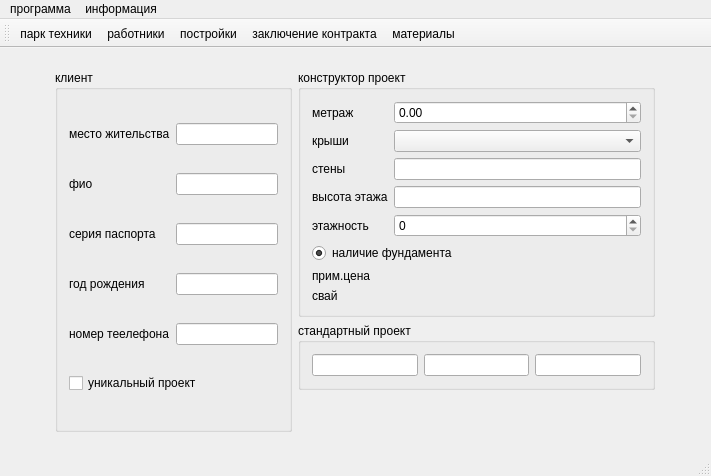
<?xml version="1.0" encoding="UTF-8"?>
<ui version="4.0">
 <class>MainWindow</class>
 <widget class="QMainWindow" name="MainWindow">
  <property name="geometry">
   <rect>
    <x>0</x>
    <y>0</y>
    <width>711</width>
    <height>476</height>
   </rect>
  </property>
  <property name="windowTitle">
   <string>Строительная Компания &quot;FastoBild&quot;</string>
  </property>
  <widget class="QWidget" name="centralWidget">
   <layout class="QGridLayout" name="gridLayout_4">
    <item row="0" column="0">
     <widget class="QStackedWidget" name="stackedWidget">
      <property name="lineWidth">
       <number>1</number>
      </property>
      <property name="currentIndex">
       <number>4</number>
      </property>
      <widget class="QWidget" name="page">
       <widget class="QLabel" name="label_6">
        <property name="geometry">
         <rect>
          <x>120</x>
          <y>60</y>
          <width>46</width>
          <height>16</height>
         </rect>
        </property>
        <property name="text">
         <string>NULL</string>
        </property>
       </widget>
      </widget>
      <widget class="QWidget" name="page_2">
       <layout class="QGridLayout" name="gridLayout">
        <item row="0" column="0" colspan="3">
         <layout class="QHBoxLayout" name="horizontalLayout">
          <item>
           <widget class="QTableWidget" name="tableWidget_technics">
            <property name="sortingEnabled">
             <bool>true</bool>
            </property>
            <attribute name="horizontalHeaderShowSortIndicator" stdset="0">
             <bool>true</bool>
            </attribute>
           </widget>
          </item>
          <item>
           <widget class="QGroupBox" name="GroopBox_techicaDETAI_INFO_3">
            <property name="title">
             <string>подробная информация</string>
            </property>
            <layout class="QGridLayout" name="gridLayout_2">
             <item row="0" column="0">
              <layout class="QGridLayout" name="gridLayout_24">
               <item row="0" column="0">
                <widget class="QLabel" name="label_30">
                 <property name="text">
                  <string>название</string>
                 </property>
                </widget>
               </item>
               <item row="0" column="1" colspan="4">
                <widget class="QLineEdit" name="lineEdit_technics_name_write"/>
               </item>
               <item row="1" column="0" colspan="4">
                <widget class="QLabel" name="label_31">
                 <property name="text">
                  <string>техническое состояние</string>
                 </property>
                </widget>
               </item>
               <item row="1" column="4">
                <widget class="QProgressBar" name="progressBar_technic_sost_print">
                 <property name="value">
                  <number>24</number>
                 </property>
                </widget>
               </item>
               <item row="2" column="0" colspan="2">
                <widget class="QLabel" name="label_32">
                 <property name="text">
                  <string>номер авто</string>
                 </property>
                </widget>
               </item>
               <item row="2" column="3" colspan="2">
                <widget class="QLineEdit" name="lineEdit_technic_namber_write"/>
               </item>
               <item row="3" column="3" colspan="2">
                <widget class="QLineEdit" name="lineEdit_technic_gruzop_write"/>
               </item>
               <item row="4" column="0" colspan="2">
                <widget class="QLabel" name="label_34">
                 <property name="text">
                  <string>дата покупки</string>
                 </property>
                </widget>
               </item>
               <item row="4" column="2" colspan="3">
                <widget class="QLineEdit" name="lineEdit_technic_was_buyed"/>
               </item>
               <item row="5" column="0" colspan="2">
                <widget class="QLabel" name="label_35">
                 <property name="text">
                  <string>год выпуска</string>
                 </property>
                </widget>
               </item>
               <item row="5" column="2" colspan="3">
                <widget class="QLineEdit" name="lineEdit_technic_was_builded"/>
               </item>
               <item row="6" column="0" colspan="4">
                <widget class="QLabel" name="label_36">
                 <property name="text">
                  <string>пройденное расстояние</string>
                 </property>
                </widget>
               </item>
               <item row="6" column="4">
                <widget class="QLineEdit" name="lineEdit_technics_distance_write"/>
               </item>
               <item row="3" column="0" colspan="3">
                <widget class="QLabel" name="label_33">
                 <property name="text">
                  <string>грузоподъемность</string>
                 </property>
                </widget>
               </item>
              </layout>
             </item>
            </layout>
            <zorder></zorder>
           </widget>
          </item>
         </layout>
        </item>
        <item row="1" column="0">
         <widget class="QPushButton" name="Butt_Buy_car">
          <property name="text">
           <string>buy</string>
          </property>
         </widget>
        </item>
        <item row="1" column="1">
         <widget class="QToolButton" name="toolBtt_sell_technics">
          <property name="toolTip">
           <string>продать</string>
          </property>
          <property name="text">
           <string/>
          </property>
          <property name="icon">
           <iconset resource="resurs.qrc">
            <normaloff>:/pictures/res/dollar.jpg</normaloff>:/pictures/res/dollar.jpg</iconset>
          </property>
          <property name="iconSize">
           <size>
            <width>50</width>
            <height>50</height>
           </size>
          </property>
         </widget>
        </item>
        <item row="1" column="2">
         <spacer name="horizontalSpacer">
          <property name="orientation">
           <enum>Qt::Horizontal</enum>
          </property>
          <property name="sizeHint" stdset="0">
           <size>
            <width>476</width>
            <height>20</height>
           </size>
          </property>
         </spacer>
        </item>
       </layout>
      </widget>
      <widget class="QWidget" name="page_3">
       <layout class="QGridLayout" name="gridLayout_8">
        <item row="0" column="0">
         <widget class="QGroupBox" name="groupBox_3">
          <property name="title">
           <string>сотрудник</string>
          </property>
          <layout class="QGridLayout" name="gridLayout_9">
           <item row="4" column="1">
            <layout class="QGridLayout" name="gridLayout_17">
             <item row="0" column="1">
              <layout class="QVBoxLayout" name="verticalLayout_4">
               <item>
                <widget class="QPushButton" name="pusB_Sotrudnic_del">
                 <property name="text">
                  <string>уволить</string>
                 </property>
                </widget>
               </item>
               <item>
                <spacer name="verticalSpacer_2">
                 <property name="orientation">
                  <enum>Qt::Vertical</enum>
                 </property>
                 <property name="sizeHint" stdset="0">
                  <size>
                   <width>20</width>
                   <height>40</height>
                  </size>
                 </property>
                </spacer>
               </item>
               <item>
                <widget class="QPushButton" name="pushButton_add_ne_worker">
                 <property name="text">
                  <string>нанять</string>
                 </property>
                </widget>
               </item>
              </layout>
             </item>
             <item row="0" column="0">
              <widget class="QTableWidget" name="tableWidget_worker">
               <property name="sortingEnabled">
                <bool>true</bool>
               </property>
               <attribute name="horizontalHeaderMinimumSectionSize">
                <number>50</number>
               </attribute>
               <attribute name="horizontalHeaderShowSortIndicator" stdset="0">
                <bool>true</bool>
               </attribute>
              </widget>
             </item>
            </layout>
           </item>
          </layout>
         </widget>
        </item>
       </layout>
      </widget>
      <widget class="QWidget" name="page_5">
       <layout class="QGridLayout" name="gridLayout_10">
        <item row="0" column="0">
         <widget class="QGroupBox" name="groupBox_4">
          <property name="title">
           <string>поиск по проектам домов</string>
          </property>
          <layout class="QGridLayout" name="gridLayout_20">
           <item row="1" column="0">
            <layout class="QGridLayout" name="gridLayout_13">
             <item row="0" column="0">
              <layout class="QHBoxLayout" name="horizontalLayout_3">
               <item>
                <spacer name="horizontalSpacer_6">
                 <property name="orientation">
                  <enum>Qt::Horizontal</enum>
                 </property>
                 <property name="sizeType">
                  <enum>QSizePolicy::Minimum</enum>
                 </property>
                 <property name="sizeHint" stdset="0">
                  <size>
                   <width>40</width>
                   <height>20</height>
                  </size>
                 </property>
                </spacer>
               </item>
               <item>
                <widget class="QCheckBox" name="CB_House_poisk">
                 <property name="text">
                  <string>поиск</string>
                 </property>
                </widget>
               </item>
               <item>
                <widget class="QPushButton" name="pushButton_add_last_house">
                 <property name="text">
                  <string>сохранить элемент элемент</string>
                 </property>
                </widget>
               </item>
               <item>
                <spacer name="horizontalSpacer_5">
                 <property name="orientation">
                  <enum>Qt::Horizontal</enum>
                 </property>
                 <property name="sizeType">
                  <enum>QSizePolicy::Minimum</enum>
                 </property>
                 <property name="sizeHint" stdset="0">
                  <size>
                   <width>30</width>
                   <height>20</height>
                  </size>
                 </property>
                </spacer>
               </item>
              </layout>
             </item>
            </layout>
           </item>
           <item row="0" column="0">
            <widget class="QTableWidget" name="tableWidget_house_poisk">
             <property name="maximumSize">
              <size>
               <width>16777215</width>
               <height>50</height>
              </size>
             </property>
            </widget>
           </item>
           <item row="2" column="0">
            <widget class="QTableWidget" name="tableWidget_house">
             <property name="sortingEnabled">
              <bool>true</bool>
             </property>
             <attribute name="horizontalHeaderShowSortIndicator" stdset="0">
              <bool>true</bool>
             </attribute>
            </widget>
           </item>
          </layout>
         </widget>
        </item>
       </layout>
      </widget>
      <widget class="QWidget" name="page_4">
       <layout class="QGridLayout" name="gridLayout_18">
        <item row="0" column="0">
         <layout class="QGridLayout" name="gridLayout_15">
          <item row="0" column="0">
           <spacer name="horizontalSpacer_2">
            <property name="orientation">
             <enum>Qt::Horizontal</enum>
            </property>
            <property name="sizeHint" stdset="0">
             <size>
              <width>40</width>
              <height>20</height>
             </size>
            </property>
           </spacer>
          </item>
          <item row="0" column="1">
           <layout class="QGridLayout" name="gridLayout_14">
            <item row="0" column="0">
             <widget class="QGroupBox" name="groupBox_5">
              <property name="maximumSize">
               <size>
                <width>500</width>
                <height>1000</height>
               </size>
              </property>
              <property name="title">
               <string>клиент</string>
              </property>
              <layout class="QGridLayout" name="gridLayout_11">
               <item row="2" column="2">
                <widget class="QLineEdit" name="lineEdit_client_pasport_input"/>
               </item>
               <item row="1" column="1">
                <widget class="QLabel" name="label_9">
                 <property name="text">
                  <string>фио</string>
                 </property>
                </widget>
               </item>
               <item row="0" column="2">
                <widget class="QLineEdit" name="lineEdit_client_mestoJit_input"/>
               </item>
               <item row="5" column="1" colspan="2">
                <widget class="QCheckBox" name="checkBox_is_ynical_progect">
                 <property name="text">
                  <string>уникальный проект</string>
                 </property>
                </widget>
               </item>
               <item row="4" column="1">
                <widget class="QLabel" name="label_20">
                 <property name="text">
                  <string>номер теелефона</string>
                 </property>
                </widget>
               </item>
               <item row="0" column="1">
                <widget class="QLabel" name="label_8">
                 <property name="text">
                  <string>место жительства</string>
                 </property>
                </widget>
               </item>
               <item row="1" column="2">
                <widget class="QLineEdit" name="lineEdit_client_fio_input"/>
               </item>
               <item row="3" column="2">
                <widget class="QLineEdit" name="lineEdit_client_yearBir_input"/>
               </item>
               <item row="3" column="1">
                <widget class="QLabel" name="label_19">
                 <property name="text">
                  <string>год рождения</string>
                 </property>
                </widget>
               </item>
               <item row="2" column="1">
                <widget class="QLabel" name="label_18">
                 <property name="text">
                  <string>серия паспорта</string>
                 </property>
                </widget>
               </item>
               <item row="4" column="2">
                <widget class="QLineEdit" name="lineEdit_client_phone_input"/>
               </item>
              </layout>
             </widget>
            </item>
           </layout>
          </item>
          <item row="0" column="2">
           <layout class="QGridLayout" name="gridLayout_12">
            <item row="0" column="0">
             <widget class="QGroupBox" name="GroBox_Indiv_Prog">
              <property name="enabled">
               <bool>true</bool>
              </property>
              <property name="title">
               <string>конструктор проект</string>
              </property>
              <property name="flat">
               <bool>false</bool>
              </property>
              <property name="checkable">
               <bool>false</bool>
              </property>
              <layout class="QGridLayout" name="gridLayout_3">
               <item row="0" column="0">
                <widget class="QLabel" name="label_21">
                 <property name="text">
                  <string>метраж</string>
                 </property>
                </widget>
               </item>
               <item row="0" column="1">
                <widget class="QDoubleSpinBox" name="doubleSpinBox_ynicalBuil_meter_input"/>
               </item>
               <item row="1" column="0">
                <widget class="QLabel" name="label_22">
                 <property name="text">
                  <string>крыши</string>
                 </property>
                </widget>
               </item>
               <item row="1" column="1">
                <widget class="QComboBox" name="comboBox_material_kriLll"/>
               </item>
               <item row="2" column="0">
                <widget class="QLabel" name="label_2">
                 <property name="text">
                  <string>стены</string>
                 </property>
                </widget>
               </item>
               <item row="2" column="1">
                <widget class="QLineEdit" name="lineEdit_stena_material"/>
               </item>
               <item row="3" column="0">
                <widget class="QLabel" name="label_23">
                 <property name="text">
                  <string>высота этажа</string>
                 </property>
                </widget>
               </item>
               <item row="3" column="1">
                <widget class="QLineEdit" name="lineEdit_ynicalBuil_heiter_input"/>
               </item>
               <item row="4" column="0">
                <widget class="QLabel" name="label_24">
                 <property name="text">
                  <string>этажность</string>
                 </property>
                </widget>
               </item>
               <item row="4" column="1">
                <widget class="QSpinBox" name="spinBox_ynicalBuil_levels_input"/>
               </item>
               <item row="5" column="0" colspan="2">
                <widget class="QRadioButton" name="radioButton_fundament">
                 <property name="text">
                  <string>наличие фундамента</string>
                 </property>
                 <property name="checked">
                  <bool>true</bool>
                 </property>
                </widget>
               </item>
               <item row="6" column="0">
                <widget class="QLabel" name="label">
                 <property name="text">
                  <string>прим.цена</string>
                 </property>
                </widget>
               </item>
               <item row="6" column="1">
                <widget class="QLabel" name="label_progect_future_price">
                 <property name="text">
                  <string/>
                 </property>
                </widget>
               </item>
               <item row="7" column="0">
                <widget class="QLabel" name="label_3">
                 <property name="text">
                  <string>свай</string>
                 </property>
                </widget>
               </item>
               <item row="7" column="1">
                <widget class="QLabel" name="label_swai_ynical_prog">
                 <property name="text">
                  <string/>
                 </property>
                </widget>
               </item>
              </layout>
             </widget>
            </item>
            <item row="1" column="0">
             <widget class="QGroupBox" name="groBox_Progect_Standart_progect">
              <property name="maximumSize">
               <size>
                <width>400</width>
                <height>16777215</height>
               </size>
              </property>
              <property name="title">
               <string>стандартный проект</string>
              </property>
              <layout class="QGridLayout" name="gridLayout_16">
               <item row="0" column="0">
                <widget class="QLineEdit" name="lineEdit_3"/>
               </item>
               <item row="0" column="1">
                <widget class="QLineEdit" name="lineEdit_2"/>
               </item>
               <item row="0" column="2">
                <widget class="QLineEdit" name="lineEdit"/>
               </item>
              </layout>
             </widget>
            </item>
            <item row="2" column="0">
             <spacer name="verticalSpacer">
              <property name="orientation">
               <enum>Qt::Vertical</enum>
              </property>
              <property name="sizeHint" stdset="0">
               <size>
                <width>20</width>
                <height>40</height>
               </size>
              </property>
             </spacer>
            </item>
           </layout>
          </item>
          <item row="0" column="3">
           <spacer name="horizontalSpacer_7">
            <property name="orientation">
             <enum>Qt::Horizontal</enum>
            </property>
            <property name="sizeHint" stdset="0">
             <size>
              <width>40</width>
              <height>20</height>
             </size>
            </property>
           </spacer>
          </item>
         </layout>
        </item>
       </layout>
      </widget>
      <widget class="QWidget" name="page_6">
       <layout class="QGridLayout" name="gridLayout_5">
        <item row="0" column="0">
         <widget class="QGroupBox" name="groupBox_2">
          <property name="title">
           <string>приход материала</string>
          </property>
          <layout class="QGridLayout" name="gridLayout_19">
           <item row="0" column="0">
            <layout class="QGridLayout" name="gridLayout_7">
             <item row="0" column="0">
              <layout class="QGridLayout" name="gridLayout_6">
               <item row="2" column="1">
                <widget class="QLineEdit" name="lineEdit_materialAdd_count"/>
               </item>
               <item row="2" column="0">
                <widget class="QLabel" name="label_13">
                 <property name="text">
                  <string>количество</string>
                 </property>
                </widget>
               </item>
               <item row="1" column="1">
                <widget class="QLineEdit" name="lineEdit_materialAdd_name"/>
               </item>
               <item row="1" column="0">
                <widget class="QLabel" name="label_11">
                 <property name="text">
                  <string>название</string>
                 </property>
                </widget>
               </item>
               <item row="0" column="1">
                <widget class="QLineEdit" name="lineEdit_materialAdd_Price"/>
               </item>
               <item row="0" column="0">
                <widget class="QLabel" name="label_10">
                 <property name="text">
                  <string>цена</string>
                 </property>
                </widget>
               </item>
              </layout>
             </item>
             <item row="1" column="0">
              <layout class="QHBoxLayout" name="horizontalLayout_2">
               <item>
                <spacer name="horizontalSpacer_3">
                 <property name="orientation">
                  <enum>Qt::Horizontal</enum>
                 </property>
                 <property name="sizeHint" stdset="0">
                  <size>
                   <width>40</width>
                   <height>20</height>
                  </size>
                 </property>
                </spacer>
               </item>
               <item>
                <widget class="QToolButton" name="toolButton_Raport">
                 <property name="toolTip">
                  <string>формировать отчет о оборотах материала</string>
                 </property>
                 <property name="autoFillBackground">
                  <bool>false</bool>
                 </property>
                 <property name="text">
                  <string/>
                 </property>
                 <property name="icon">
                  <iconset resource="resurs.qrc">
                   <normaloff>:/pictures/res/поиск.gif</normaloff>:/pictures/res/поиск.gif</iconset>
                 </property>
                 <property name="iconSize">
                  <size>
                   <width>99</width>
                   <height>99</height>
                  </size>
                 </property>
                 <property name="checkable">
                  <bool>false</bool>
                 </property>
                 <property name="checked">
                  <bool>false</bool>
                 </property>
                 <property name="autoRepeat">
                  <bool>false</bool>
                 </property>
                </widget>
               </item>
               <item>
                <spacer name="horizontalSpacer_4">
                 <property name="orientation">
                  <enum>Qt::Horizontal</enum>
                 </property>
                 <property name="sizeHint" stdset="0">
                  <size>
                   <width>40</width>
                   <height>20</height>
                  </size>
                 </property>
                </spacer>
               </item>
              </layout>
             </item>
            </layout>
           </item>
          </layout>
         </widget>
        </item>
       </layout>
      </widget>
     </widget>
    </item>
   </layout>
  </widget>
  <widget class="QMenuBar" name="menuBar">
   <property name="geometry">
    <rect>
     <x>0</x>
     <y>0</y>
     <width>711</width>
     <height>21</height>
    </rect>
   </property>
   <widget class="QMenu" name="menu">
    <property name="title">
     <string>программа</string>
    </property>
    <addaction name="new_contract"/>
    <addaction name="action_4"/>
    <addaction name="person"/>
    <addaction name="material"/>
    <addaction name="home_progect"/>
    <addaction name="separator"/>
    <addaction name="action_8"/>
    <addaction name="action_9"/>
   </widget>
   <widget class="QMenu" name="menu_2">
    <property name="title">
     <string>информация</string>
    </property>
    <addaction name="action"/>
   </widget>
   <addaction name="menu"/>
   <addaction name="menu_2"/>
  </widget>
  <widget class="QToolBar" name="mainToolBar">
   <property name="enabled">
    <bool>true</bool>
   </property>
   <property name="iconSize">
    <size>
     <width>60</width>
     <height>60</height>
    </size>
   </property>
   <attribute name="toolBarArea">
    <enum>TopToolBarArea</enum>
   </attribute>
   <attribute name="toolBarBreak">
    <bool>false</bool>
   </attribute>
   <addaction name="action_4"/>
   <addaction name="person"/>
   <addaction name="home_progect"/>
   <addaction name="new_contract"/>
   <addaction name="material"/>
  </widget>
  <widget class="QStatusBar" name="statusBar"/>
  <action name="action">
   <property name="text">
    <string>разработчик</string>
   </property>
  </action>
  <action name="new_contract">
   <property name="icon">
    <iconset resource="resurs.qrc">
     <normaloff>:/pictures/res/контракт.gif</normaloff>:/pictures/res/контракт.gif</iconset>
   </property>
   <property name="text">
    <string>заключение контракта</string>
   </property>
   <property name="shortcut">
    <string>Ctrl+K, Ctrl+N</string>
   </property>
  </action>
  <action name="action_4">
   <property name="icon">
    <iconset resource="resurs.qrc">
     <normaloff>:/pictures/res/cargo1.ico</normaloff>:/pictures/res/cargo1.ico</iconset>
   </property>
   <property name="text">
    <string>парк техники</string>
   </property>
   <property name="shortcut">
    <string>Ctrl+T</string>
   </property>
  </action>
  <action name="person">
   <property name="icon">
    <iconset resource="resurs.qrc">
     <normaloff>:/pictures/res/чел.gif</normaloff>:/pictures/res/чел.gif</iconset>
   </property>
   <property name="text">
    <string>работники</string>
   </property>
   <property name="shortcut">
    <string>Ctrl+P</string>
   </property>
  </action>
  <action name="home_progect">
   <property name="icon">
    <iconset resource="resurs.qrc">
     <normaloff>:/pictures/res/home.ico</normaloff>:/pictures/res/home.ico</iconset>
   </property>
   <property name="text">
    <string>постройки</string>
   </property>
   <property name="shortcut">
    <string>Ctrl+H</string>
   </property>
  </action>
  <action name="action_8">
   <property name="icon">
    <iconset resource="resurs.qrc">
     <normaloff>:/pictures/res/сохранить.jpg</normaloff>:/pictures/res/сохранить.jpg</iconset>
   </property>
   <property name="text">
    <string>сохранить и выйти</string>
   </property>
   <property name="shortcut">
    <string>Ctrl+S</string>
   </property>
  </action>
  <action name="action_9">
   <property name="icon">
    <iconset resource="resurs.qrc">
     <normaloff>:/pictures/res/exit.jpg</normaloff>:/pictures/res/exit.jpg</iconset>
   </property>
   <property name="text">
    <string>выйти</string>
   </property>
  </action>
  <action name="material">
   <property name="enabled">
    <bool>true</bool>
   </property>
   <property name="icon">
    <iconset resource="resurs.qrc">
     <normaloff>:/pictures/res/материалы.gif</normaloff>:/pictures/res/материалы.gif</iconset>
   </property>
   <property name="text">
    <string>материалы</string>
   </property>
   <property name="shortcut">
    <string>Ctrl+M</string>
   </property>
  </action>
 </widget>
 <layoutdefault spacing="6" margin="11"/>
 <resources>
  <include location="resurs.qrc"/>
 </resources>
 <connections/>
</ui>
